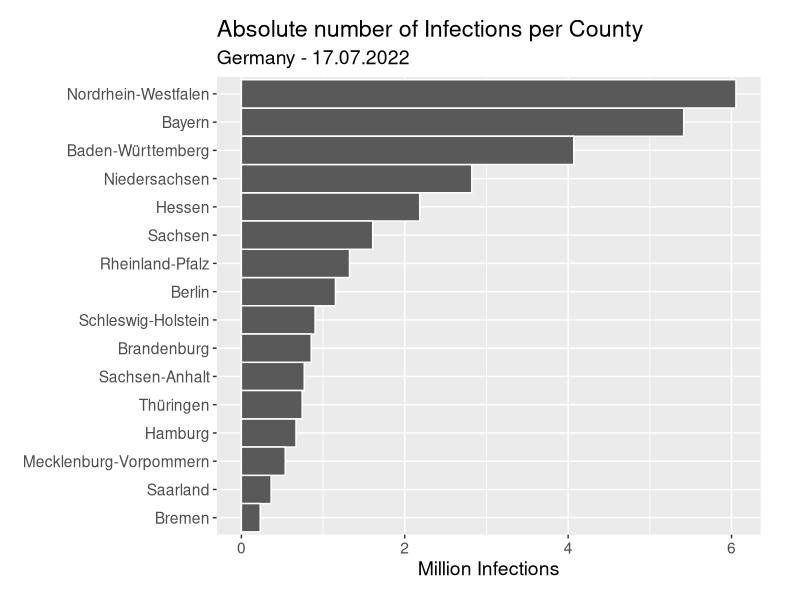
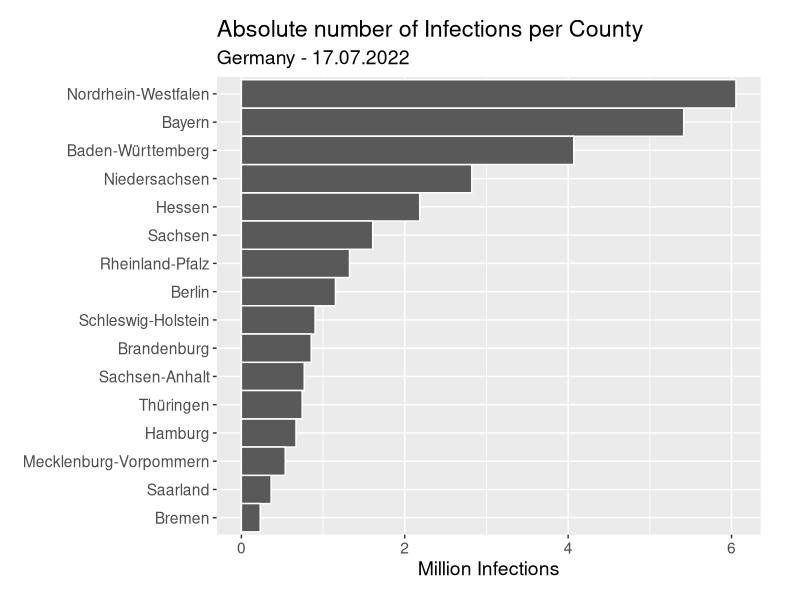

The R source for these figures, in order:
library(ggplot2)
library(RColorBrewer)

options(scipen = 10000)

setwd(dirname(rstudioapi::getActiveDocumentContext()$path))

data <-
  read.csv(
    "./data/cases_by_county.csv",
    sep = ";",
    header = FALSE,
    col.names = c("Bundesland", "Infektionen")
  )


getPalette = colorRampPalette(brewer.pal(9, "Set1"))

data$Infektionen.millionen = data$Infektionen / 1000000

# g <- ggplot(data, aes(x="", y=Infektionen, fill=Bundesland)) +
#   geom_bar(stat = "identity", width = 1, color="white") +
#   coord_polar("y", start = 0) +
#   theme_void() +
#   labs(
#     title = "Verteilung der absoluten Infektionzahlen nach Bundesland"
#   )


# g <-
#   ggplot(data, aes(
#     x = reorder(Bundesland, Infektionen, decreasing = TRUE),
#     y = Infektionen.millionen
#   )) +
#   geom_bar(
#     stat = "identity",
#     width = 1,
#     color = "white",
#     position = "dodge"
#   ) +
#   labs(
#     title = "Absolute number of Infections per County",
#     subtitle = "Germany - 17.07.2022",
#     x = "",
#     y = "Million Infections"
#   ) +
#   theme(axis.text.x = element_text(
#     angle = 90,
#     vjust = 0.5,
#     hjust = 1),
#     text = element_text(size = 14),
#     plot.margin = margin(t = 1, r = 2, b = 1, l = 1, unit = "cm"
#     ))
# 
# 
# 
# print(g)

# ggsave("cases_by_county.png", width = 8.37, height = 6, dpi = 300)

g <-
  ggplot(data, aes(
    y = reorder(Bundesland, Infektionen, decreasing = FALSE),
    x = Infektionen.millionen
  )) +
  geom_bar(
    stat = "identity",
    width = 1,
    color = "white",
    position = "dodge"
  ) +
  labs(
    title = "Absolute number of Infections per County",
    subtitle = "Germany - 17.07.2022",
    x = "Million Infections",
    y = ""
  ) +
  theme(
    text = element_text(size = 14),
    plot.margin = margin(t = 0.5, r = 1, b = 0.5, l = 0, unit = "cm"
    ))



print(g)

ggsave("cases_by_county.png", width = 8.37, height = 6, dpi = 300)
